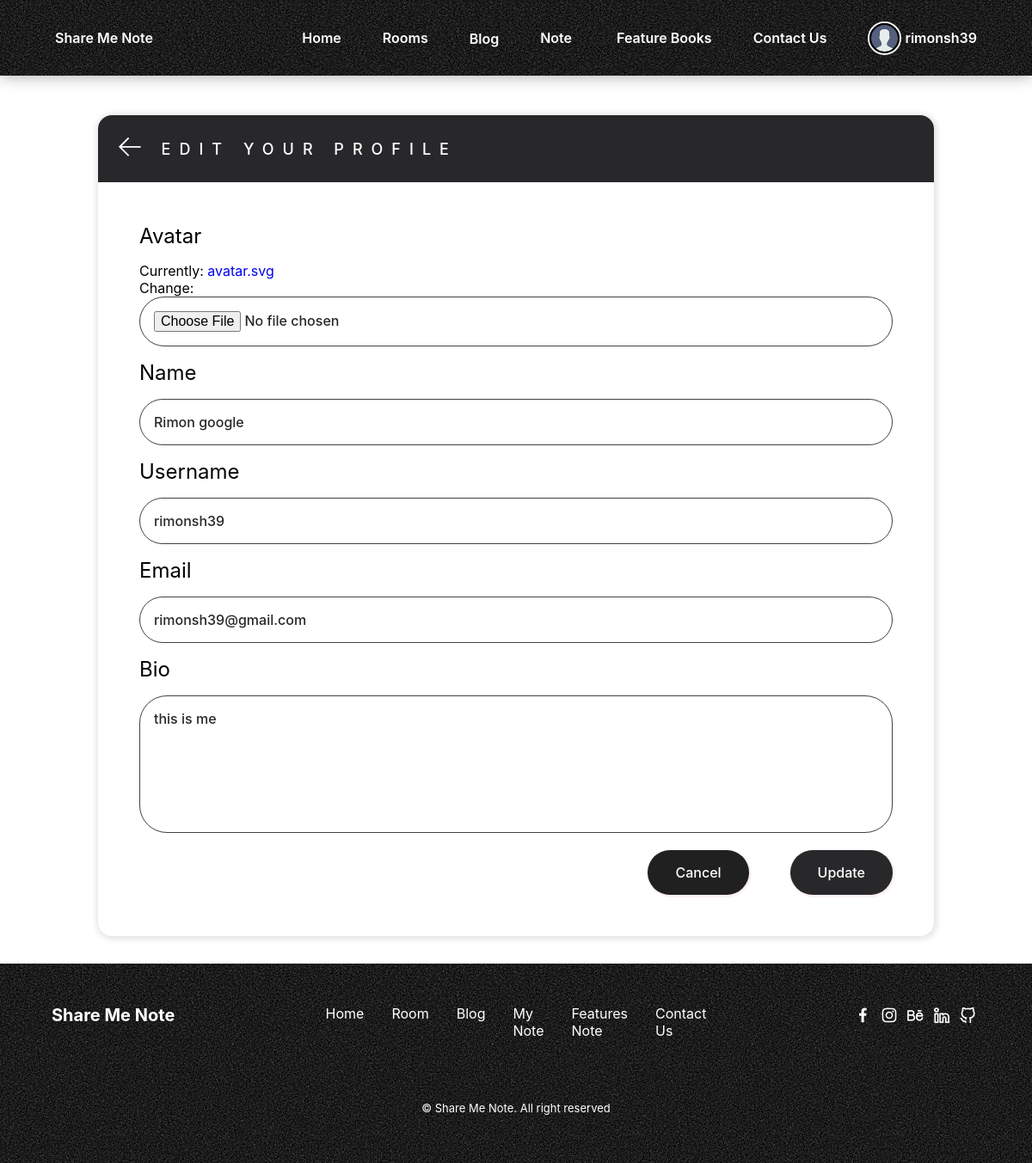
Screenshot of /rooms/update-user/ (signed in) with the database file from the repository.
### base/models.py (models this page shows)
class User(AbstractUser):
    name = models.CharField(max_length=200, null=True)
    email = models.EmailField(unique=True, null=True)
    bio = models.TextField(null=True)
    avatar = models.ImageField(null=True, default="avatar.svg")
    USERNAME_FIELD = 'email'
    REQUIRED_FIELDS = []

### base/views.py (the view)
# urls.py: path('update-user/', views.updateUser, name="update-user"),
@login_required(login_url='login')
def updateUser(request):
    user = request.user
    form = UserForm(instance=user)
    if request.method == 'POST':
        form = UserForm(request.POST, request.FILES, instance=user)
        if form.is_valid():
            form.save()
            return redirect('user-profile', username=user.username)
    return render(request, 'base/update-user.html', {'form': form})

### base/forms.py
class UserForm(ModelForm):
    class Meta:
        model = User
        fields = ['avatar', 'name', 'username', 'email', 'bio']

### base/templates/base/update-user.html (shortened to what this page needs)
{% extends 'main.html' %}
{% block content %}
<main class="update-account layout">
  <div class="container">
    <div class="layout__box">
      <div class="layout__boxHeader">
        <div class="layout__boxTitle">
          <a href="{% url 'note' %}">
            <svg version="1.1" xmlns="http://www.w3.org/2000/svg" width="32" height="32" viewBox="0 0 32 32">
              <title>arrow-left</title>
              <path
                d="M13.723 2.286l-13.723 13.714 13.719 13.714 1.616-1.611-10.96-10.96h27.625v-2.286h-27.625l10.965-10.965-1.616-1.607z">
              </path>
            </svg>
          </a>
          <h3>Edit your profile</h3>
        </div>
      </div>
      <div class="layout__body">
        <form class="form" action="" method="POST" enctype="multipart/form-data">
          {% for field in form %}
          <div class="form__group">
            <label for="profile_pic">{{field.label}}</label>
            {{field}}
          </div>
          {% endfor %}
          <div class="form__action">
            <a class="btn btn--dark" href="{{request.META.HTTP_REFERER}}">Cancel</a>
            <button class="btn btn--main" type="submit">Update</button>
          </div>
        </form>
      </div>
    </div>
  </div>
</main>
{% endblock content %}

### templates/navbar.html (shortened to what this page needs)
{% load static %}
<header class="header">
  <nav class="nav container">
    <div class="nav__data">
      <a href="{% url 'note' %}" class="nav__logo">
         Share Me Note
     </a>
    </div>
    <div class="nav__menu" id="nav-menu">
      <ul class="nav__list">
        <li><a href="{% url 'note' %}" class="nav__link">Home</a></li>
        <li><a href="{% url 'rooms' %}" class="nav__link">Rooms</a></li>
        <li class="dropdown__item">
          <div class="nav__link">
           <a > Blog </a>
          </div>
        </li>
        <li class="dropdown__item">
          <div class="nav__link">
            Note
          </div>
        </li>
        <li><a href="{% url "products:product-list" %}" class="nav__link">Feature Books</a></li>
        <li><a href="{% url "contact" %}" class="nav__link">Contact Us</a></li>
        {% if request.user.is_authenticated %}
        <li class="dropdown__item">
          <div class="nav__link">
            <div
              style="border-radius: 50%; border: 2px solid white"
              class="avatar avatar--medium active"
            >
              <img style="width:35px; height: 35px;" src="{{request.user.avatar.url}}" />
            </div>
            <a
              class="nav__link"
              style="color: white"
              href="{% url 'update-user' %}"
            >
              {{request.user.username}}
            </a>
          </div>
          {% endif %}
        </li>
      </ul>
    </div>
  </nav>
</header>

### rows the page displays
User: user.avatar (placeholder picture), user.username "rimonsh39", form "Rimon google" "rimonsh39" "rimonsh39@gmail.com" "this is me"

### other values shown
{{ field.label }} "Avatar" "Name" "Username" "Email" "Bio"
